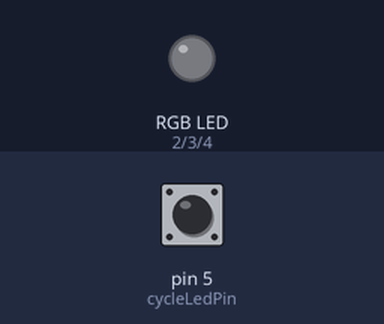
Bench run of a sketch on a simulated Arduino Uno, built with avr-gcc and run on an emulated ATmega328P. On the bench: an RGB LED mixed from three pins (HIGH = lit). Dashed ring = blinking. Inputs (shaded band) come from the test bench; at power-on: pin 5 (cycleLedPin) HIGH.

Above: at 1.2 s.
1.3 s: pin 5 (cycleLedPin) pulled LOW for 1 s
At 1.4 s:
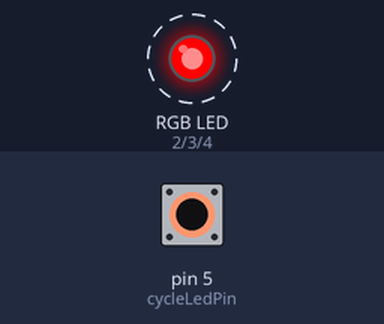
3.8 s: pin 5 (cycleLedPin) pulled LOW for 0.15 s
At 4.2 s:
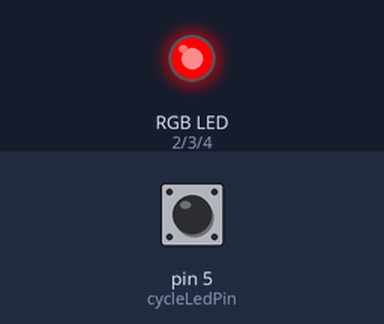
5.4 s: pin 5 (cycleLedPin) pulled LOW for 3.2 s
At 9.4 s:
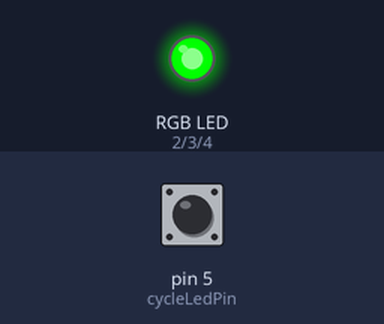
Timing chart, 0 to 10.9 s (numbered marks = the images above; inputs shaded):
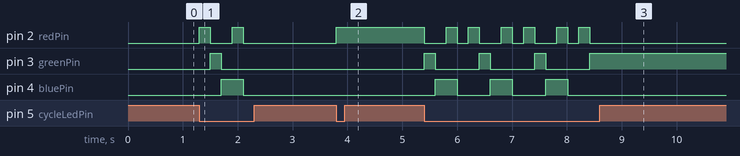

The sketch:

sketch_rgb_led_cycle.ino
```cpp
// Pin assignments
int redPin   = 2;
int greenPin = 3;
int bluePin  = 4;

int cycleLedPin = 5;

// Tracks which color we are on
int colorIndex = 0;

// Debounce
unsigned long lastPress = 0;
const unsigned long debounceTime = 200; // ms


// Sets the actual LED color (0–255 each)
void setColor(int r, int g, int b) {
  analogWrite(redPin, r);
  analogWrite(greenPin, g);
  analogWrite(bluePin, b);
}


// What each button press should show
void cycleColor(int index) {
  switch (index) {

    case 0: // Off
      setColor(0, 0, 0);
      break;

    case 1: // Red
      setColor(255, 0, 0);
      break;

    case 2: // Green
      setColor(0, 255, 0);
      break;

    case 3: // Blue
      setColor(0, 0, 255);
      break;

    case 4: // Purple (R + B)
      setColor(255, 0, 255);
      break;
  }
}


void setup() {
  pinMode(redPin, OUTPUT);
  pinMode(greenPin, OUTPUT);
  pinMode(bluePin, OUTPUT);

  pinMode(cycleLedPin, INPUT_PULLUP);

  // Start with all off
  setColor(0, 0, 0);
}


void loop() {
  // Check for button press (active LOW)
  if (digitalRead(cycleLedPin) == LOW) {
    if (millis() - lastPress > debounceTime) {
      lastPress = millis();

      // Move to next color
      colorIndex = (colorIndex + 1) % 5;

      cycleColor(colorIndex);
    }
  }
}
```

Measured:
- after the input at 1.3 s, pin 2 (redPin): alternates HIGH for 0.20 s and LOW for 0.40 s, 4 changes in all, then stays LOW, starting at once; pin 3 (greenPin): LOW → HIGH after 0.20 s, → LOW 0.20 s later; pin 4 (bluePin): LOW → HIGH after 0.40 s, → LOW 0.40 s later
- after the input at 3.8 s, pin 2 (redPin): LOW → HIGH at once
- after the input at 5.4 s, pin 2 (redPin): HIGH → LOW at once, then repeats every 1.0 s: HIGH 0.20 s, LOW 0.20 s, HIGH 0.20 s, LOW 0.40 s, until it stays LOW from 8.4 s; pin 3 (greenPin): alternates HIGH for 0.20 s and LOW for 0.80 s, 7 changes in all, then stays HIGH, starting at once
